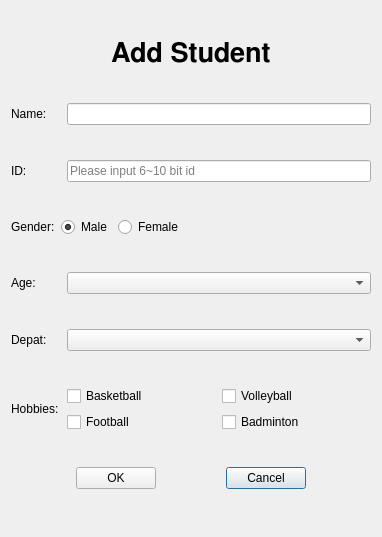
<?xml version="1.0" encoding="UTF-8"?>
<ui version="4.0">
 <class>addStuDlg</class>
 <widget class="QDialog" name="addStuDlg">
  <property name="geometry">
   <rect>
    <x>0</x>
    <y>0</y>
    <width>382</width>
    <height>537</height>
   </rect>
  </property>
  <property name="windowTitle">
   <string>Dialog</string>
  </property>
  <layout class="QVBoxLayout" name="verticalLayout">
   <item>
    <widget class="QLabel" name="label">
     <property name="sizePolicy">
      <sizepolicy hsizetype="Preferred" vsizetype="Fixed">
       <horstretch>0</horstretch>
       <verstretch>0</verstretch>
      </sizepolicy>
     </property>
     <property name="font">
      <font>
       <family>FreeSans</family>
       <pointsize>20</pointsize>
       <weight>75</weight>
       <bold>true</bold>
      </font>
     </property>
     <property name="text">
      <string>Add Student</string>
     </property>
     <property name="alignment">
      <set>Qt::AlignCenter</set>
     </property>
    </widget>
   </item>
   <item>
    <layout class="QHBoxLayout" name="horizontalLayout_6" stretch="1,8">
     <item>
      <widget class="QLabel" name="label_2">
       <property name="sizePolicy">
        <sizepolicy hsizetype="Fixed" vsizetype="Preferred">
         <horstretch>0</horstretch>
         <verstretch>0</verstretch>
        </sizepolicy>
       </property>
       <property name="minimumSize">
        <size>
         <width>50</width>
         <height>0</height>
        </size>
       </property>
       <property name="text">
        <string>Name:</string>
       </property>
      </widget>
     </item>
     <item>
      <widget class="QLineEdit" name="leName"/>
     </item>
    </layout>
   </item>
   <item>
    <layout class="QHBoxLayout" name="horizontalLayout_5" stretch="1,8">
     <item>
      <widget class="QLabel" name="label_3">
       <property name="sizePolicy">
        <sizepolicy hsizetype="Fixed" vsizetype="Preferred">
         <horstretch>0</horstretch>
         <verstretch>0</verstretch>
        </sizepolicy>
       </property>
       <property name="minimumSize">
        <size>
         <width>50</width>
         <height>0</height>
        </size>
       </property>
       <property name="text">
        <string>ID:</string>
       </property>
      </widget>
     </item>
     <item>
      <widget class="QLineEdit" name="leID">
       <property name="placeholderText">
        <string>Please input 6~10 bit id</string>
       </property>
      </widget>
     </item>
    </layout>
   </item>
   <item>
    <layout class="QHBoxLayout" name="horizontalLayout_4">
     <item>
      <widget class="QLabel" name="label_4">
       <property name="sizePolicy">
        <sizepolicy hsizetype="Fixed" vsizetype="Preferred">
         <horstretch>0</horstretch>
         <verstretch>0</verstretch>
        </sizepolicy>
       </property>
       <property name="text">
        <string>Gender:</string>
       </property>
      </widget>
     </item>
     <item>
      <widget class="QRadioButton" name="rbMale">
       <property name="text">
        <string>Male</string>
       </property>
       <property name="checked">
        <bool>true</bool>
       </property>
       <attribute name="buttonGroup">
        <string notr="true">btnGrpGender</string>
       </attribute>
      </widget>
     </item>
     <item>
      <widget class="QRadioButton" name="rbFemale">
       <property name="text">
        <string>Female</string>
       </property>
       <attribute name="buttonGroup">
        <string notr="true">btnGrpGender</string>
       </attribute>
      </widget>
     </item>
     <item>
      <spacer name="horizontalSpacer_2">
       <property name="orientation">
        <enum>Qt::Horizontal</enum>
       </property>
       <property name="sizeHint" stdset="0">
        <size>
         <width>40</width>
         <height>20</height>
        </size>
       </property>
      </spacer>
     </item>
    </layout>
   </item>
   <item>
    <layout class="QHBoxLayout" name="horizontalLayout_3" stretch="1,9">
     <item>
      <widget class="QLabel" name="label_5">
       <property name="sizePolicy">
        <sizepolicy hsizetype="Fixed" vsizetype="Preferred">
         <horstretch>0</horstretch>
         <verstretch>0</verstretch>
        </sizepolicy>
       </property>
       <property name="minimumSize">
        <size>
         <width>50</width>
         <height>0</height>
        </size>
       </property>
       <property name="text">
        <string>Age:</string>
       </property>
      </widget>
     </item>
     <item>
      <widget class="QComboBox" name="cbbAge"/>
     </item>
    </layout>
   </item>
   <item>
    <layout class="QHBoxLayout" name="horizontalLayout_2" stretch="1,8">
     <item>
      <widget class="QLabel" name="label_6">
       <property name="sizePolicy">
        <sizepolicy hsizetype="Fixed" vsizetype="Preferred">
         <horstretch>0</horstretch>
         <verstretch>0</verstretch>
        </sizepolicy>
       </property>
       <property name="minimumSize">
        <size>
         <width>50</width>
         <height>0</height>
        </size>
       </property>
       <property name="text">
        <string>Depat:</string>
       </property>
      </widget>
     </item>
     <item>
      <widget class="QComboBox" name="cbbDepat"/>
     </item>
    </layout>
   </item>
   <item>
    <layout class="QHBoxLayout" name="horizontalLayout" stretch="1,5">
     <item>
      <widget class="QLabel" name="label_7">
       <property name="sizePolicy">
        <sizepolicy hsizetype="Fixed" vsizetype="Preferred">
         <horstretch>0</horstretch>
         <verstretch>0</verstretch>
        </sizepolicy>
       </property>
       <property name="minimumSize">
        <size>
         <width>50</width>
         <height>0</height>
        </size>
       </property>
       <property name="text">
        <string>Hobbies:</string>
       </property>
      </widget>
     </item>
     <item>
      <layout class="QGridLayout" name="gridLayout">
       <item row="1" column="1">
        <widget class="QCheckBox" name="cbBadminton">
         <property name="text">
          <string>Badminton</string>
         </property>
         <attribute name="buttonGroup">
          <string notr="true">btnGrpHobbies</string>
         </attribute>
        </widget>
       </item>
       <item row="0" column="1">
        <widget class="QCheckBox" name="cbVolleyball">
         <property name="text">
          <string>Volleyball</string>
         </property>
         <attribute name="buttonGroup">
          <string notr="true">btnGrpHobbies</string>
         </attribute>
        </widget>
       </item>
       <item row="1" column="0">
        <widget class="QCheckBox" name="cbFootball">
         <property name="text">
          <string>Football</string>
         </property>
         <attribute name="buttonGroup">
          <string notr="true">btnGrpHobbies</string>
         </attribute>
        </widget>
       </item>
       <item row="0" column="0">
        <widget class="QCheckBox" name="cbBasketball">
         <property name="text">
          <string>Basketball</string>
         </property>
         <attribute name="buttonGroup">
          <string notr="true">btnGrpHobbies</string>
         </attribute>
        </widget>
       </item>
      </layout>
     </item>
    </layout>
   </item>
   <item>
    <layout class="QHBoxLayout" name="horizontalLayout_7">
     <item>
      <spacer name="horizontalSpacer_4">
       <property name="orientation">
        <enum>Qt::Horizontal</enum>
       </property>
       <property name="sizeHint" stdset="0">
        <size>
         <width>40</width>
         <height>20</height>
        </size>
       </property>
      </spacer>
     </item>
     <item>
      <widget class="QPushButton" name="OkBtn">
       <property name="text">
        <string>OK</string>
       </property>
       <property name="checkable">
        <bool>false</bool>
       </property>
       <property name="autoDefault">
        <bool>false</bool>
       </property>
      </widget>
     </item>
     <item>
      <spacer name="horizontalSpacer">
       <property name="orientation">
        <enum>Qt::Horizontal</enum>
       </property>
       <property name="sizeHint" stdset="0">
        <size>
         <width>40</width>
         <height>20</height>
        </size>
       </property>
      </spacer>
     </item>
     <item>
      <widget class="QPushButton" name="CancelBtn">
       <property name="text">
        <string>Cancel</string>
       </property>
      </widget>
     </item>
     <item>
      <spacer name="horizontalSpacer_5">
       <property name="orientation">
        <enum>Qt::Horizontal</enum>
       </property>
       <property name="sizeHint" stdset="0">
        <size>
         <width>40</width>
         <height>20</height>
        </size>
       </property>
      </spacer>
     </item>
    </layout>
   </item>
  </layout>
 </widget>
 <resources/>
 <connections/>
 <buttongroups>
  <buttongroup name="btnGrpHobbies">
   <property name="exclusive">
    <bool>false</bool>
   </property>
  </buttongroup>
  <buttongroup name="btnGrpGender"/>
 </buttongroups>
</ui>
